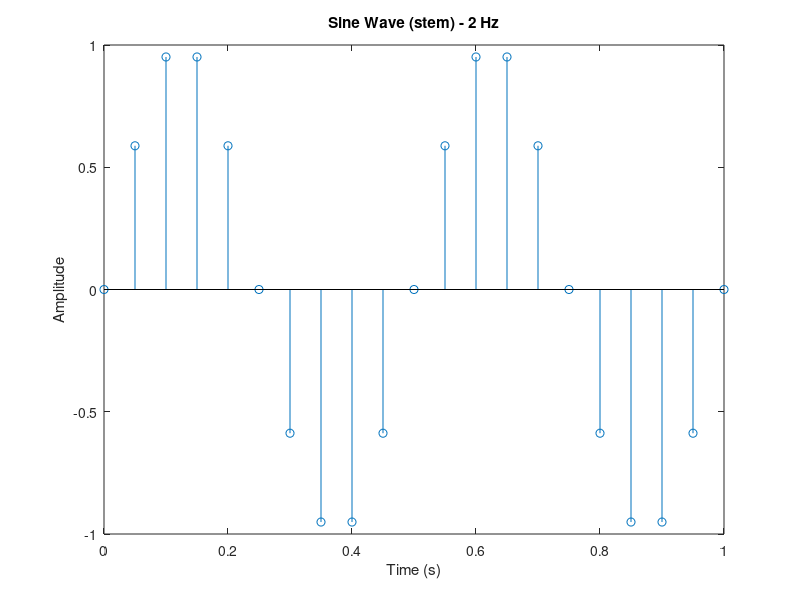
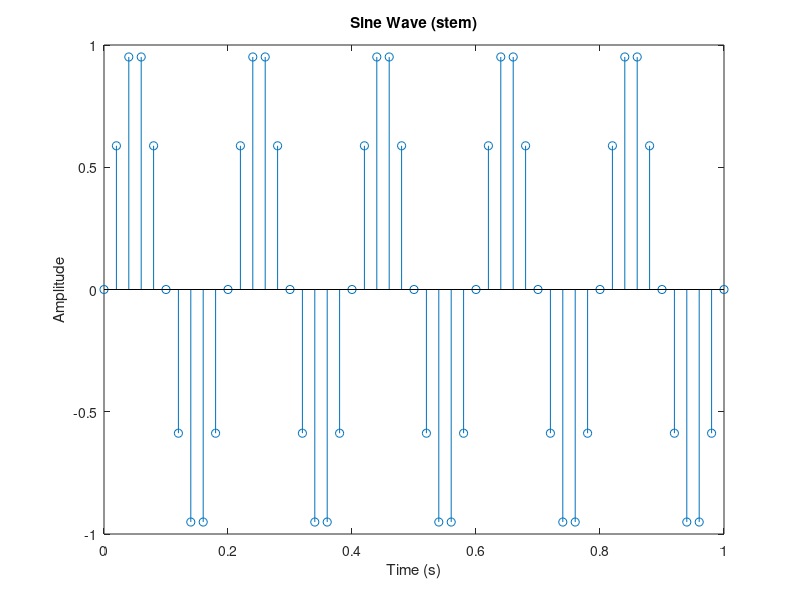
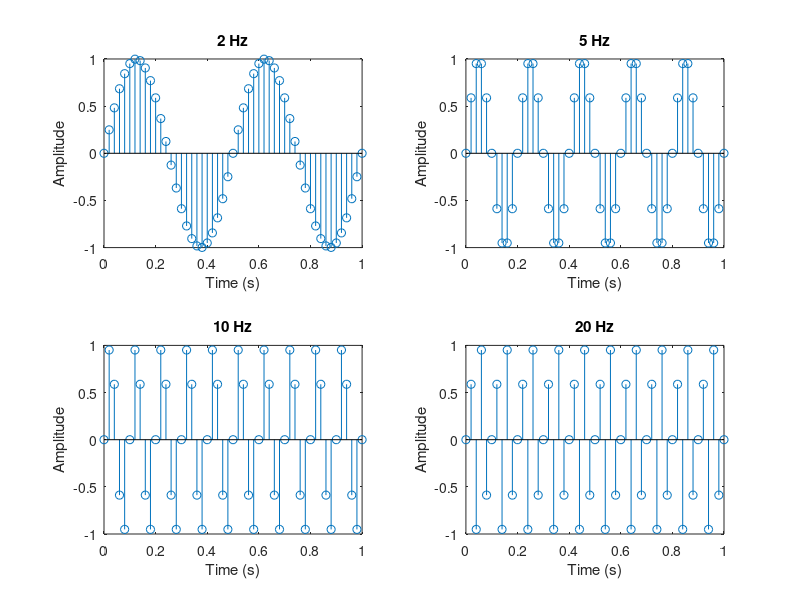
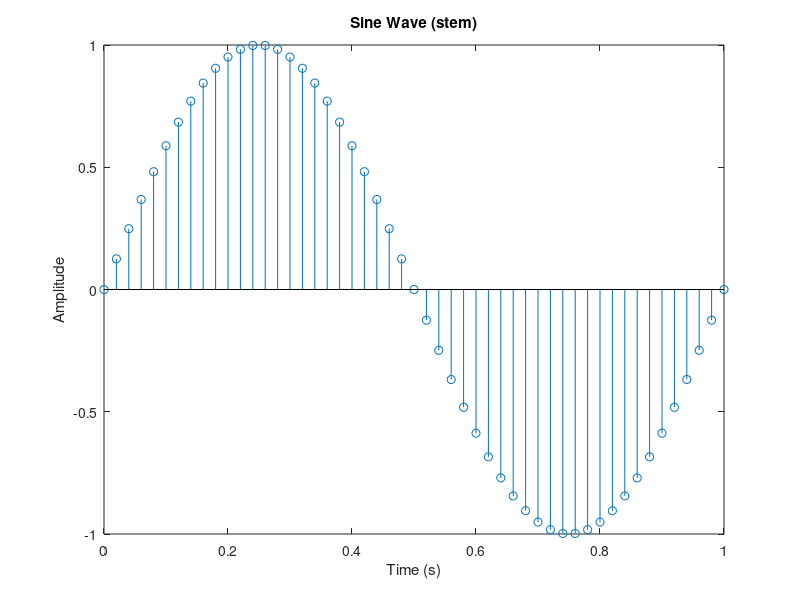

These charts were generated, in order, by the following MATLAB code:
% CS-419 Digital Signal Processing - Lab Session 01
% Omar Rashid | CS-23136
% Task # 6: Repeat all above tasks (1-5) using the stem command
% instead of plot.

%% Task 1 repeated with stem (2 Hz)
figure;
t = 0:0.05:1;
f = 2;
y = sin(2*pi*f*t);
stem(t, y);
xlabel('Time (s)');
ylabel('Amplitude');
title('Sine Wave (stem) - 2 Hz');

%% Task 2 repeated with stem (frequency as input)
figure;
f = input('Enter frequency (Hz): ');
t = 0:0.02:1;
y = sin(2*pi*f*t);
stem(t, y);
xlabel('Time (s)');
ylabel('Amplitude');
title('Sine Wave (stem)');

%% Task 3 repeated with stem (subplot for 2,5,10,20 Hz)
figure;
t = 0:0.02:1;
freqs = [2 5 10 20];
for i = 1:4
    y = sin(2*pi*freqs(i)*t);
    subplot(2,2,i);
    stem(t, y);
    title([num2str(freqs(i)), ' Hz']);
    xlabel('Time (s)');
    ylabel('Amplitude');
end

%% Task 4 repeated with stem (1001-sample sine wave)
figure;
t = 0:0.02:1;
x = sin(2*pi*t);
stem(t, x);
xlabel('Time (s)');
ylabel('Amplitude');
title('Sine Wave (stem)');

%% Task 5 repeated with stem (frequency and amplitude)
figure;
f = 5; A = 3;
t = 0:0.02:1;
y = A*sin(2*pi*f*t);
stem(t, y);
xlabel('Time (s)');
ylabel('Amplitude');
title(['f = ', num2str(f), ' Hz, A = ', num2str(A)]);
